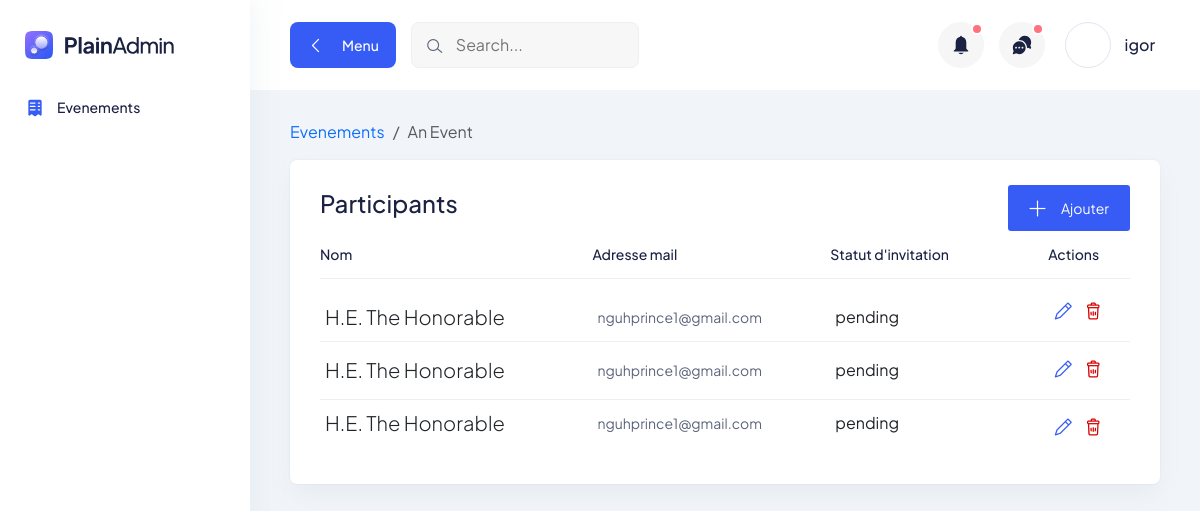
Screenshot of /events/10 (signed in) with the database file from the repository.
### main/models.py (models this page shows, shortened)
class Evenement(models.Model):
    EVENT_TYPES = [
        ("pres", _("Presentiel")),
        ("online", _("En ligne"))
    ]
    EVENT_CATEGORIES = [
        ("marriage", _("Marriage")),
        ("seminar", _("Seminaire")),
        ("workshop", _("Atelier")),
        ("meeting", _("Meeting")),
    ]
    nom = models.CharField(max_length=100)
    ville = models.CharField(max_length=100, default="Yaounde")
    pays = models.CharField(max_length=100, default="Cameroun")
    lieu = models.TextField()
    nombres_de_places = models.IntegerField(null=True, blank=True)
    rempli = models.BooleanField(default=False) # this is True when the event is sold out
    prix = models.FloatField(default=0)
    entree_gratuit = models.BooleanField(default=False)
    description = models.TextField(null=True, blank=True)
    categorie = models.CharField(default="marriage", choices=EVENT_CATEGORIES, max_length=20)
    type =models.CharField(default="pres", choices=EVENT_TYPES, max_length=10)
    organisateur = models.CharField(max_length=50, null=True, blank=True)
    contact = models.CharField(max_length=100, blank=True, null=True, verbose_name=_("Contact d'organisateur"))
    date_heure_debut = models.DateTimeField(default=timezone.now, verbose_name=_("Debut (Date & heure)"))
    date_heure_fin = models.DateTimeField(null=True, blank=True, verbose_name=_("Fin (Date & heure)"))
    lieu = models.TextField(null=True, blank=True)
    lien = models.URLField(null=True, blank=True)
    user = models.ForeignKey(User, null=True, on_delete=models.CASCADE)
    def __str__(self):
        return f"{self.nom}: {self.ville}, {self.pays}"

class Participant(models.Model):
    INVITATION_STATUS = [
        ("pending", _("En attente")),
        ("rejected", _("Rejetée")),
        ("accepted", _("Accepté"))
    ]
    evenement = models.ForeignKey(Evenement, on_delete=models.CASCADE)
    name = models.CharField(max_length=100)
    email = models.EmailField()
    statut = models.CharField(max_length=15, choices=INVITATION_STATUS, default="pending")
    invitation_successful = models.BooleanField(null=True)

### main/views.py (the view)
# urls.py: path("events/", views.events, name="events"),
@login_required
def events(request, event_id=None):
    user = request.user
    edit_form = UpdateEvenementForm
    if not event_id:
        if request.method == 'POST':
            form = EvenementForm(request.POST, request.FILES)
            if form.is_valid():
                evenement = form.save()
                evenement.user = user
                evenement.save()
                excel_file = form.cleaned_data.get("participants_file")
                if excel_file:
                    try:
                        df = pd.read_excel(excel_file)
                        for index, row in df.iterrows():
                            email = row.get("Email")
                            name = row.get("Nom")
                            if email and name:
                                Participant.objects.create(
                                    evenement=evenement,
                                    email=email,
                                    statut='pending',
                                    name=name
                                )
                    except Exception as e:
                        evenement.delete()
                        return JsonResponse({'success': False, 'errors': ['Error adding participants from excel file']})
                return JsonResponse({'success': True})  # Return success response
            return JsonResponse({'success': False, 'errors': form.errors})  # Return validation errors
        else:
            form = EvenementForm()
            evenements = Evenement.objects.filter(Q(user=user) | Q(user__isnull=True))
        return render(request, "main/evenements.html", context={'evenements': evenements, 'form': form, 'edit_form': edit_form})
    else:
        event = get_object_or_404(Evenement, id=event_id, user=user)
        context = {
            'event': event,
            'update_participant_form': UpdateParticipantForm,
            'participant_form': ParticipantForm,
            'participants_json': [ model_to_dict(p) for p in event.participant_set.all() ]
        }
        print("Returning context... ")
        print(context)
        return render(request, "main/event_detail.html", context=context)

### main/templates/main/event_detail.html (shortened to what this page needs)
{% extends 'main/sidebar_base.html' %}
{% load i18n %}
{% block events_active %}active{% endblock %}
{% block page_content %}
<section>
    <div class="container-fluid pt-30">
        <nav aria-label="breadcrumb">
            <ol class="breadcrumb">
                <li class="breadcrumb-item"><a href="{% url 'events' %}">{% trans "Evenements" %}</a></li>
                <li class="breadcrumb-item active" aria-current="page">{{ event.nom }}</li>
            </ol>
        </nav>
        <div class="tables-wrapper mt-6">
            <div class="row">
                <div class="col-lg-12">
                    <div class="card-style mb-30">
                        <div
                            style="display: flex; flex-direction: row; justify-content: space-between; align-items: center;">
                            <div>
                                <h3 class="mb-10">Participants</h3>
                            </div>
                            <div class="title d-flex flex-wrap justify-content-end">
                                <button type="button" class="main-btn primary-btn btn-hover btn-sm"
                                    data-bs-toggle="modal" data-bs-target="#participantModal">
                                    <i class="lni lni-plus mr-5"></i> Ajouter
                                </button>
                            </div>
                        </div>
                        <div class="table-wrapper table-responsive">
                            <table class="table">
                                <thead>
                                    <tr>
                                        <th class="lead-info">
                                            <h6>{% trans "Nom" %}</h6>
                                        </th>
                                        <th class="lead-email">
                                            <h6>{% trans "Adresse mail" %}</h6>
                                        </th>
                                        <th class="lead-phone">
                                            <h6>{% trans "Statut d'invitation" %}</h6>
                                        </th>
                                        <th>
                                            <h6>{% trans "Actions" %}</h6>
                                        </th>
                                    </tr>
                                </thead>
                                <tbody>
                                    {% for participant in event.participant_set.all %}
                                    <tr>
                                        <td class="min-width">
                                            <div class="lead">
                                                <div class="lead-text">
                                                    {{ participant.name }}
                                                </div>
                                            </div>
                                        </td>
                                        <td class="min-width">
                                            <p>{{ participant.email }}</p>
                                        </td>
                                        <td class="min-width">
                                            <div class="d-flex flex-row gap-3 align-items-center">
                                                {{ participant.statut }}
                                            </div>
                                        </td>
                                        <td>
                                            <div class="action">
                                                <button class="text-primary edit-button" data-id="{{ participant.id }}"
                                                    data-bs-toggle="modal" data-bs-target="#editEventModal">
                                                    <i class="lni lni-pencil"></i>
                                                </button>
                                                <button class="text-danger delete-button" data-id="{{ participant.id }}"
                                                    data-nom="{{ evenement.nom }}" data-bs-toggle="modal"
                                                    data-bs-target="#deleteEventModal">
                                                    <i class="lni lni-trash-can"></i>
                                                </button>
                                            </div>
                                        </td>
                                    </tr>
                                    {% endfor %}
                                </tbody>
                            </table>
                        </div>
                    </div>
                </div>
            </div>
        </div>
    </div>
</section>
{% endblock %}

### main/templates/main/sidebar_base.html (shortened to what this page needs)
{% load static %}
<!DOCTYPE html>
<html lang="en">
<head>
    <link rel="stylesheet" href="{% static 'main/css/bootstrap.min.css' %}" />
    <link rel="stylesheet" href="{% static 'main/css/lineicons.css' %}" rel="stylesheet" type="text/css" />
    <link rel="stylesheet" href="{% static 'main/css/materialdesignicons.min.css' %}" rel="stylesheet" type="text/css" />
    <link rel="stylesheet" href="{% static 'main/css/fullcalendar.css' %}" />
    <link rel="stylesheet" href="{% static 'main/css/main.css' %}" />
</head>
<body>
    <aside class="sidebar-nav-wrapper">
        <div class="navbar-logo">
            <a href="/">
              <img src="{% static 'main/logo/logo.svg' %}" alt="logo" />
            </a>
        </div>
        <nav class="sidebar-nav">
            <ul>
                <li class="nav-item {% block events_active %}{% endblock%}">
                    <a href="{% url 'events' %}">
                      <span class="icon">
                      </span>
                      <span class="text">Evenements</span>
                    </a>
                </li>
            </ul>
        </nav>
    </aside>
    <div class="main-wrapper">
        {% block header %}
        <header class="header">
            <div class="container-fluid">
              <div class="row">
                <div class="col-lg-5 col-md-5 col-6">
                  <div class="header-left d-flex align-items-center">
                    <div class="menu-toggle-btn mr-15">
                      <button id="menu-toggle" class="main-btn primary-btn btn-hover">
                        <i class="lni lni-chevron-left me-2"></i> Menu
                      </button>
                    </div>
                    <div class="header-search d-none d-md-flex">
                      <form action="#">
                        <input type="text" placeholder="Search..." />
                        <button><i class="lni lni-search-alt"></i></button>
                      </form>
                    </div>
                  </div>
                </div>
                <div class="col-lg-7 col-md-7 col-6">
                  <div class="header-right">
                    <div class="notification-box ml-15 d-none d-md-flex">
                      <button class="dropdown-toggle" type="button" id="notification" data-bs-toggle="dropdown"
                        aria-expanded="false">
                        <span></span>
                      </button>
                    </div>
                    <div class="header-message-box ml-15 d-none d-md-flex">
                      <button class="dropdown-toggle" type="button" id="message" data-bs-toggle="dropdown"
                        aria-expanded="false">
                        <span></span>
                      </button>
                    </div>
                    <div class="profile-box ml-15">
                      <button class="dropdown-toggle bg-transparent border-0" type="button" id="profile"
                        data-bs-toggle="dropdown" aria-expanded="false">
                        <div class="profile-info">
                          <div class="info">
                            <div class="image">
                            </div>
                            <div>
                              <h6 class="fw-500">{{ request.user.username }}</h6>
                            </div>
                          </div>
                        </div>
                      </button>
                    </div>
                  </div>
                </div>
              </div>
            </div>
        </header>
        {% endblock %}
        {% block page_content %}
        {% endblock %}
    </div>
</body>
</html>

### main/static/main/css/fullcalendar.css (style rules this page uses)
:root { --fc-daygrid-event-dot-width:8px;--fc-list-event-dot-width:10px;--fc-list-event-hover-bg-color:#f5f5f5 }

### rows the page displays
Evenement: nom "An Event"
Participant: name "H.E. The Honorable", email "nguhprince1@gmail.com", statut "pending"
Participant: name "H.E. The Honorable", email "nguhprince1@gmail.com", statut "pending"
Participant: name "H.E. The Honorable", email "nguhprince1@gmail.com", statut "pending"

### other values shown
{{ request.user.username }} "igor"
